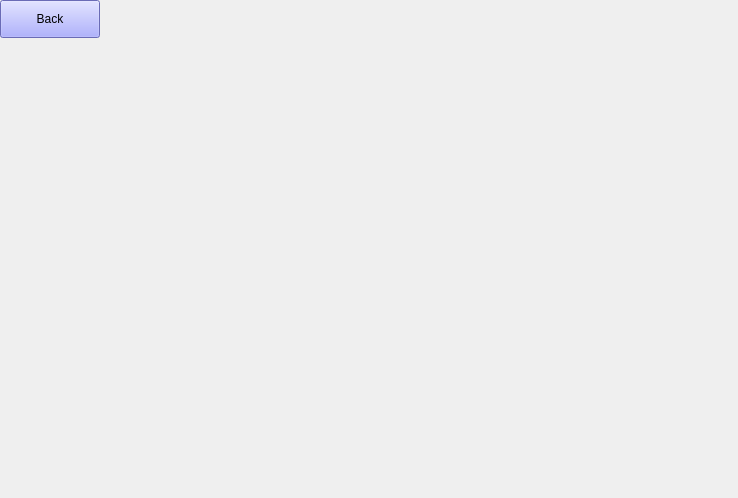
<?xml version="1.0" encoding="UTF-8"?>
<ui version="4.0">
 <class>widget</class>
 <widget class="QWidget" name="widget">
  <property name="geometry">
   <rect>
    <x>0</x>
    <y>0</y>
    <width>738</width>
    <height>498</height>
   </rect>
  </property>
  <property name="windowTitle">
   <string>Form</string>
  </property>
  <widget class="QTabWidget" name="body">
   <property name="geometry">
    <rect>
     <x>40</x>
     <y>80</y>
     <width>641</width>
     <height>391</height>
    </rect>
   </property>
   <property name="tabPosition">
    <enum>QTabWidget::South</enum>
   </property>
   <property name="currentIndex">
    <number>-1</number>
   </property>
   <property name="elideMode">
    <enum>Qt::ElideNone</enum>
   </property>
   <property name="documentMode">
    <bool>true</bool>
   </property>
  </widget>
  <widget class="QPushButton" name="back">
   <property name="geometry">
    <rect>
     <x>0</x>
     <y>0</y>
     <width>100</width>
     <height>38</height>
    </rect>
   </property>
   <property name="maximumSize">
    <size>
     <width>100</width>
     <height>50</height>
    </size>
   </property>
   <property name="styleSheet">
    <string notr="true">font: 18pt &quot;Franklin Gothic Demi&quot;;
background-color: rgb(148, 150, 255);</string>
   </property>
   <property name="text">
    <string>Back</string>
   </property>
  </widget>
 </widget>
 <resources/>
 <connections/>
</ui>
